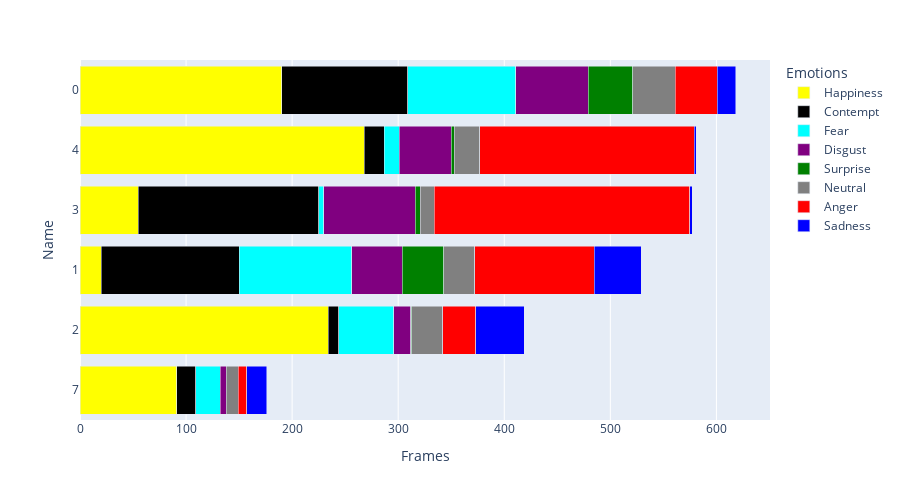
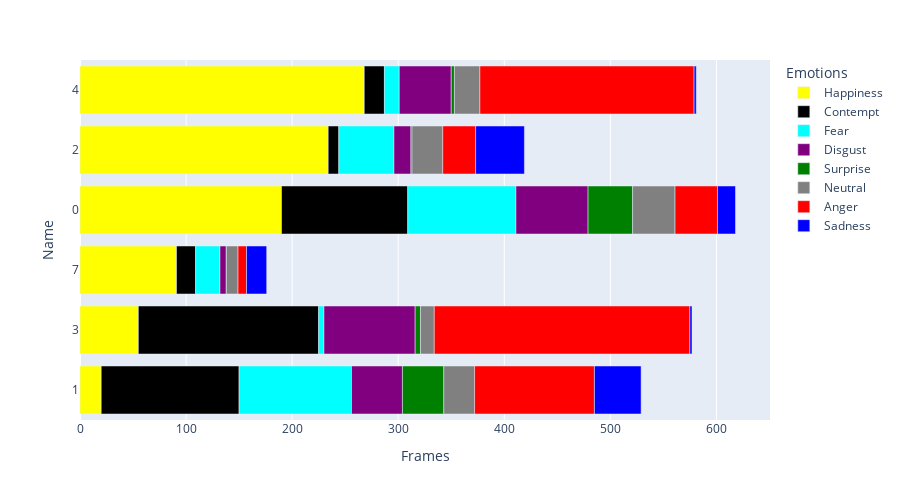
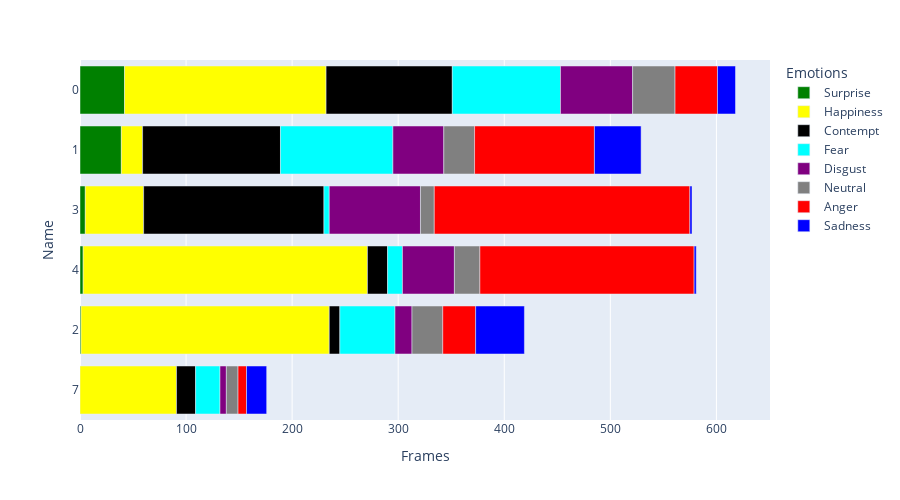
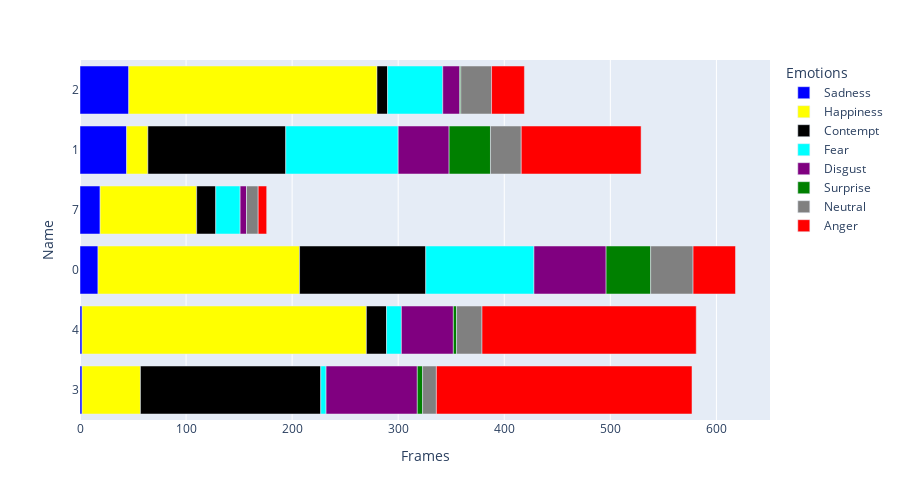

Notebook cell for these charts, in order:
### Code cell
app.run_server(debug=True)

# Run app and display result inline in the notebook
# app.run_server(mode='inline')

### Figure 1 — Plotly figure (JSON) as saved in the notebook; plotly's stock layout.template omitted (floating-point values rounded to 4 significant figures)
{"data": [{"alignmentgroup": "True", "hovertemplate": "Emotions=Happiness<br>Frames=%{x}<br>Name=%{y}<extra></extra>", "legendgroup": "Happiness", "marker": {"color": "yellow", "pattern": {"shape": ""}}, "name": "Happiness", "offsetgroup": "Happiness", "orientation": "h", "showlegend": true, "textposition": "auto", "type": "bar", "x": [190, 20, 234, 55, 268, 91], "xaxis": "x", "y": ["0", "1", "2", "3", "4", "7"], "yaxis": "y"}, {"alignmentgroup": "True", "hovertemplate": "Emotions=Contempt<br>Frames=%{x}<br>Name=%{y}<extra></extra>", "legendgroup": "Contempt", "marker": {"color": "black", "pattern": {"shape": ""}}, "name": "Contempt", "offsetgroup": "Contempt", "orientation": "h", "showlegend": true, "textposition": "auto", "type": "bar", "x": [119, 130, 10, 170, 19, 18], "xaxis": "x", "y": ["0", "1", "2", "3", "4", "7"], "yaxis": "y"}, {"alignmentgroup": "True", "hovertemplate": "Emotions=Fear<br>Frames=%{x}<br>Name=%{y}<extra></extra>", "legendgroup": "Fear", "marker": {"color": "cyan", "pattern": {"shape": ""}}, "name": "Fear", "offsetgroup": "Fear", "orientation": "h", "showlegend": true, "textposition": "auto", "type": "bar", "x": [102, 106, 52, 5, 14, 23], "xaxis": "x", "y": ["0", "1", "2", "3", "4", "7"], "yaxis": "y"}, {"alignmentgroup": "True", "hovertemplate": "Emotions=Disgust<br>Frames=%{x}<br>Name=%{y}<extra></extra>", "legendgroup": "Disgust", "marker": {"color": "purple", "pattern": {"shape": ""}}, "name": "Disgust", "offsetgroup": "Disgust", "orientation": "h", "showlegend": true, "textposition": "auto", "type": "bar", "x": [68, 48, 16, 86, 49, 6], "xaxis": "x", "y": ["0", "1", "2", "3", "4", "7"], "yaxis": "y"}, {"alignmentgroup": "True", "hovertemplate": "Emotions=Surprise<br>Frames=%{x}<br>Name=%{y}<extra></extra>", "legendgroup": "Surprise", "marker": {"color": "green", "pattern": {"shape": ""}}, "name": "Surprise", "offsetgroup": "Surprise", "orientation": "h", "showlegend": true, "textposition": "auto", "type": "bar", "x": [42, 39, 1, 5, 3, 0], "xaxis": "x", "y": ["0", "1", "2", "3", "4", "7"], "yaxis": "y"}, {"alignmentgroup": "True", "hovertemplate": "Emotions=Neutral<br>Frames=%{x}<br>Name=%{y}<extra></extra>", "legendgroup": "Neutral", "marker": {"color": "gray", "pattern": {"shape": ""}}, "name": "Neutral", "offsetgroup": "Neutral", "orientation": "h", "showlegend": true, "textposition": "auto", "type": "bar", "x": [40, 29, 29, 13, 24, 11], "xaxis": "x", "y": ["0", "1", "2", "3", "4", "7"], "yaxis": "y"}, {"alignmentgroup": "True", "hovertemplate": "Emotions=Anger<br>Frames=%{x}<br>Name=%{y}<extra></extra>", "legendgroup": "Anger", "marker": {"color": "red", "pattern": {"shape": ""}}, "name": "Anger", "offsetgroup": "Anger", "orientation": "h", "showlegend": true, "textposition": "auto", "type": "bar", "x": [40, 113, 31, 241, 202, 8], "xaxis": "x", "y": ["0", "1", "2", "3", "4", "7"], "yaxis": "y"}, {"alignmentgroup": "True", "hovertemplate": "Emotions=Sadness<br>Frames=%{x}<br>Name=%{y}<extra></extra>", "legendgroup": "Sadness", "marker": {"color": "blue", "pattern": {"shape": ""}}, "name": "Sadness", "offsetgroup": "Sadness", "orientation": "h", "showlegend": true, "textposition": "auto", "type": "bar", "x": [17, 44, 46, 2, 2, 19], "xaxis": "x", "y": ["0", "1", "2", "3", "4", "7"], "yaxis": "y"}], "layout": {"barmode": "stack", "height": 500, "legend": {"title": {"text": "Emotions"}, "tracegroupgap": 0}, "margin": {"t": 60}, "xaxis": {"anchor": "y", "domain": [0, 1], "title": {"text": "Frames"}}, "yaxis": {"anchor": "x", "categoryorder": "sum ascending", "domain": [0, 1], "title": {"text": "Name"}}}}

### Figure 2 — Plotly figure (JSON) as saved in the notebook; plotly's stock layout.template omitted (floating-point values rounded to 4 significant figures)
{"data": [{"alignmentgroup": "True", "hovertemplate": "Emotions=Happiness<br>Frames=%{x}<br>Name=%{y}<extra></extra>", "legendgroup": "Happiness", "marker": {"color": "yellow", "pattern": {"shape": ""}}, "name": "Happiness", "offsetgroup": "Happiness", "orientation": "h", "showlegend": true, "textposition": "auto", "type": "bar", "x": [20, 55, 91, 190, 234, 268], "xaxis": "x", "y": ["1", "3", "7", "0", "2", "4"], "yaxis": "y"}, {"alignmentgroup": "True", "hovertemplate": "Emotions=Contempt<br>Frames=%{x}<br>Name=%{y}<extra></extra>", "legendgroup": "Contempt", "marker": {"color": "black", "pattern": {"shape": ""}}, "name": "Contempt", "offsetgroup": "Contempt", "orientation": "h", "showlegend": true, "textposition": "auto", "type": "bar", "x": [130, 170, 18, 119, 10, 19], "xaxis": "x", "y": ["1", "3", "7", "0", "2", "4"], "yaxis": "y"}, {"alignmentgroup": "True", "hovertemplate": "Emotions=Fear<br>Frames=%{x}<br>Name=%{y}<extra></extra>", "legendgroup": "Fear", "marker": {"color": "cyan", "pattern": {"shape": ""}}, "name": "Fear", "offsetgroup": "Fear", "orientation": "h", "showlegend": true, "textposition": "auto", "type": "bar", "x": [106, 5, 23, 102, 52, 14], "xaxis": "x", "y": ["1", "3", "7", "0", "2", "4"], "yaxis": "y"}, {"alignmentgroup": "True", "hovertemplate": "Emotions=Disgust<br>Frames=%{x}<br>Name=%{y}<extra></extra>", "legendgroup": "Disgust", "marker": {"color": "purple", "pattern": {"shape": ""}}, "name": "Disgust", "offsetgroup": "Disgust", "orientation": "h", "showlegend": true, "textposition": "auto", "type": "bar", "x": [48, 86, 6, 68, 16, 49], "xaxis": "x", "y": ["1", "3", "7", "0", "2", "4"], "yaxis": "y"}, {"alignmentgroup": "True", "hovertemplate": "Emotions=Surprise<br>Frames=%{x}<br>Name=%{y}<extra></extra>", "legendgroup": "Surprise", "marker": {"color": "green", "pattern": {"shape": ""}}, "name": "Surprise", "offsetgroup": "Surprise", "orientation": "h", "showlegend": true, "textposition": "auto", "type": "bar", "x": [39, 5, 0, 42, 1, 3], "xaxis": "x", "y": ["1", "3", "7", "0", "2", "4"], "yaxis": "y"}, {"alignmentgroup": "True", "hovertemplate": "Emotions=Neutral<br>Frames=%{x}<br>Name=%{y}<extra></extra>", "legendgroup": "Neutral", "marker": {"color": "gray", "pattern": {"shape": ""}}, "name": "Neutral", "offsetgroup": "Neutral", "orientation": "h", "showlegend": true, "textposition": "auto", "type": "bar", "x": [29, 13, 11, 40, 29, 24], "xaxis": "x", "y": ["1", "3", "7", "0", "2", "4"], "yaxis": "y"}, {"alignmentgroup": "True", "hovertemplate": "Emotions=Anger<br>Frames=%{x}<br>Name=%{y}<extra></extra>", "legendgroup": "Anger", "marker": {"color": "red", "pattern": {"shape": ""}}, "name": "Anger", "offsetgroup": "Anger", "orientation": "h", "showlegend": true, "textposition": "auto", "type": "bar", "x": [113, 241, 8, 40, 31, 202], "xaxis": "x", "y": ["1", "3", "7", "0", "2", "4"], "yaxis": "y"}, {"alignmentgroup": "True", "hovertemplate": "Emotions=Sadness<br>Frames=%{x}<br>Name=%{y}<extra></extra>", "legendgroup": "Sadness", "marker": {"color": "blue", "pattern": {"shape": ""}}, "name": "Sadness", "offsetgroup": "Sadness", "orientation": "h", "showlegend": true, "textposition": "auto", "type": "bar", "x": [44, 2, 19, 17, 46, 2], "xaxis": "x", "y": ["1", "3", "7", "0", "2", "4"], "yaxis": "y"}], "layout": {"barmode": "relative", "height": 500, "legend": {"title": {"text": "Emotions"}, "tracegroupgap": 0}, "margin": {"t": 60}, "xaxis": {"anchor": "y", "domain": [0, 1], "title": {"text": "Frames"}}, "yaxis": {"anchor": "x", "domain": [0, 1], "title": {"text": "Name"}}}}

### Figure 3 — Plotly figure (JSON) as saved in the notebook; plotly's stock layout.template omitted (floating-point values rounded to 4 significant figures)
{"data": [{"alignmentgroup": "True", "hovertemplate": "Emotions=Surprise<br>Frames=%{x}<br>Name=%{y}<extra></extra>", "legendgroup": "Surprise", "marker": {"color": "green", "pattern": {"shape": ""}}, "name": "Surprise", "offsetgroup": "Surprise", "orientation": "h", "showlegend": true, "textposition": "auto", "type": "bar", "x": [0, 1, 3, 5, 39, 42], "xaxis": "x", "y": ["7", "2", "4", "3", "1", "0"], "yaxis": "y"}, {"alignmentgroup": "True", "hovertemplate": "Emotions=Happiness<br>Frames=%{x}<br>Name=%{y}<extra></extra>", "legendgroup": "Happiness", "marker": {"color": "yellow", "pattern": {"shape": ""}}, "name": "Happiness", "offsetgroup": "Happiness", "orientation": "h", "showlegend": true, "textposition": "auto", "type": "bar", "x": [91, 234, 268, 55, 20, 190], "xaxis": "x", "y": ["7", "2", "4", "3", "1", "0"], "yaxis": "y"}, {"alignmentgroup": "True", "hovertemplate": "Emotions=Contempt<br>Frames=%{x}<br>Name=%{y}<extra></extra>", "legendgroup": "Contempt", "marker": {"color": "black", "pattern": {"shape": ""}}, "name": "Contempt", "offsetgroup": "Contempt", "orientation": "h", "showlegend": true, "textposition": "auto", "type": "bar", "x": [18, 10, 19, 170, 130, 119], "xaxis": "x", "y": ["7", "2", "4", "3", "1", "0"], "yaxis": "y"}, {"alignmentgroup": "True", "hovertemplate": "Emotions=Fear<br>Frames=%{x}<br>Name=%{y}<extra></extra>", "legendgroup": "Fear", "marker": {"color": "cyan", "pattern": {"shape": ""}}, "name": "Fear", "offsetgroup": "Fear", "orientation": "h", "showlegend": true, "textposition": "auto", "type": "bar", "x": [23, 52, 14, 5, 106, 102], "xaxis": "x", "y": ["7", "2", "4", "3", "1", "0"], "yaxis": "y"}, {"alignmentgroup": "True", "hovertemplate": "Emotions=Disgust<br>Frames=%{x}<br>Name=%{y}<extra></extra>", "legendgroup": "Disgust", "marker": {"color": "purple", "pattern": {"shape": ""}}, "name": "Disgust", "offsetgroup": "Disgust", "orientation": "h", "showlegend": true, "textposition": "auto", "type": "bar", "x": [6, 16, 49, 86, 48, 68], "xaxis": "x", "y": ["7", "2", "4", "3", "1", "0"], "yaxis": "y"}, {"alignmentgroup": "True", "hovertemplate": "Emotions=Neutral<br>Frames=%{x}<br>Name=%{y}<extra></extra>", "legendgroup": "Neutral", "marker": {"color": "gray", "pattern": {"shape": ""}}, "name": "Neutral", "offsetgroup": "Neutral", "orientation": "h", "showlegend": true, "textposition": "auto", "type": "bar", "x": [11, 29, 24, 13, 29, 40], "xaxis": "x", "y": ["7", "2", "4", "3", "1", "0"], "yaxis": "y"}, {"alignmentgroup": "True", "hovertemplate": "Emotions=Anger<br>Frames=%{x}<br>Name=%{y}<extra></extra>", "legendgroup": "Anger", "marker": {"color": "red", "pattern": {"shape": ""}}, "name": "Anger", "offsetgroup": "Anger", "orientation": "h", "showlegend": true, "textposition": "auto", "type": "bar", "x": [8, 31, 202, 241, 113, 40], "xaxis": "x", "y": ["7", "2", "4", "3", "1", "0"], "yaxis": "y"}, {"alignmentgroup": "True", "hovertemplate": "Emotions=Sadness<br>Frames=%{x}<br>Name=%{y}<extra></extra>", "legendgroup": "Sadness", "marker": {"color": "blue", "pattern": {"shape": ""}}, "name": "Sadness", "offsetgroup": "Sadness", "orientation": "h", "showlegend": true, "textposition": "auto", "type": "bar", "x": [19, 46, 2, 2, 44, 17], "xaxis": "x", "y": ["7", "2", "4", "3", "1", "0"], "yaxis": "y"}], "layout": {"barmode": "relative", "height": 500, "legend": {"title": {"text": "Emotions"}, "tracegroupgap": 0}, "margin": {"t": 60}, "xaxis": {"anchor": "y", "domain": [0, 1], "title": {"text": "Frames"}}, "yaxis": {"anchor": "x", "domain": [0, 1], "title": {"text": "Name"}}}}

### Figure 4 — Plotly figure (JSON) as saved in the notebook; plotly's stock layout.template omitted (floating-point values rounded to 4 significant figures)
{"data": [{"alignmentgroup": "True", "hovertemplate": "Emotions=Sadness<br>Frames=%{x}<br>Name=%{y}<extra></extra>", "legendgroup": "Sadness", "marker": {"color": "blue", "pattern": {"shape": ""}}, "name": "Sadness", "offsetgroup": "Sadness", "orientation": "h", "showlegend": true, "textposition": "auto", "type": "bar", "x": [2, 2, 17, 19, 44, 46], "xaxis": "x", "y": ["3", "4", "0", "7", "1", "2"], "yaxis": "y"}, {"alignmentgroup": "True", "hovertemplate": "Emotions=Happiness<br>Frames=%{x}<br>Name=%{y}<extra></extra>", "legendgroup": "Happiness", "marker": {"color": "yellow", "pattern": {"shape": ""}}, "name": "Happiness", "offsetgroup": "Happiness", "orientation": "h", "showlegend": true, "textposition": "auto", "type": "bar", "x": [55, 268, 190, 91, 20, 234], "xaxis": "x", "y": ["3", "4", "0", "7", "1", "2"], "yaxis": "y"}, {"alignmentgroup": "True", "hovertemplate": "Emotions=Contempt<br>Frames=%{x}<br>Name=%{y}<extra></extra>", "legendgroup": "Contempt", "marker": {"color": "black", "pattern": {"shape": ""}}, "name": "Contempt", "offsetgroup": "Contempt", "orientation": "h", "showlegend": true, "textposition": "auto", "type": "bar", "x": [170, 19, 119, 18, 130, 10], "xaxis": "x", "y": ["3", "4", "0", "7", "1", "2"], "yaxis": "y"}, {"alignmentgroup": "True", "hovertemplate": "Emotions=Fear<br>Frames=%{x}<br>Name=%{y}<extra></extra>", "legendgroup": "Fear", "marker": {"color": "cyan", "pattern": {"shape": ""}}, "name": "Fear", "offsetgroup": "Fear", "orientation": "h", "showlegend": true, "textposition": "auto", "type": "bar", "x": [5, 14, 102, 23, 106, 52], "xaxis": "x", "y": ["3", "4", "0", "7", "1", "2"], "yaxis": "y"}, {"alignmentgroup": "True", "hovertemplate": "Emotions=Disgust<br>Frames=%{x}<br>Name=%{y}<extra></extra>", "legendgroup": "Disgust", "marker": {"color": "purple", "pattern": {"shape": ""}}, "name": "Disgust", "offsetgroup": "Disgust", "orientation": "h", "showlegend": true, "textposition": "auto", "type": "bar", "x": [86, 49, 68, 6, 48, 16], "xaxis": "x", "y": ["3", "4", "0", "7", "1", "2"], "yaxis": "y"}, {"alignmentgroup": "True", "hovertemplate": "Emotions=Surprise<br>Frames=%{x}<br>Name=%{y}<extra></extra>", "legendgroup": "Surprise", "marker": {"color": "green", "pattern": {"shape": ""}}, "name": "Surprise", "offsetgroup": "Surprise", "orientation": "h", "showlegend": true, "textposition": "auto", "type": "bar", "x": [5, 3, 42, 0, 39, 1], "xaxis": "x", "y": ["3", "4", "0", "7", "1", "2"], "yaxis": "y"}, {"alignmentgroup": "True", "hovertemplate": "Emotions=Neutral<br>Frames=%{x}<br>Name=%{y}<extra></extra>", "legendgroup": "Neutral", "marker": {"color": "gray", "pattern": {"shape": ""}}, "name": "Neutral", "offsetgroup": "Neutral", "orientation": "h", "showlegend": true, "textposition": "auto", "type": "bar", "x": [13, 24, 40, 11, 29, 29], "xaxis": "x", "y": ["3", "4", "0", "7", "1", "2"], "yaxis": "y"}, {"alignmentgroup": "True", "hovertemplate": "Emotions=Anger<br>Frames=%{x}<br>Name=%{y}<extra></extra>", "legendgroup": "Anger", "marker": {"color": "red", "pattern": {"shape": ""}}, "name": "Anger", "offsetgroup": "Anger", "orientation": "h", "showlegend": true, "textposition": "auto", "type": "bar", "x": [241, 202, 40, 8, 113, 31], "xaxis": "x", "y": ["3", "4", "0", "7", "1", "2"], "yaxis": "y"}], "layout": {"barmode": "relative", "height": 500, "legend": {"title": {"text": "Emotions"}, "tracegroupgap": 0}, "margin": {"t": 60}, "xaxis": {"anchor": "y", "domain": [0, 1], "title": {"text": "Frames"}}, "yaxis": {"anchor": "x", "domain": [0, 1], "title": {"text": "Name"}}}}
